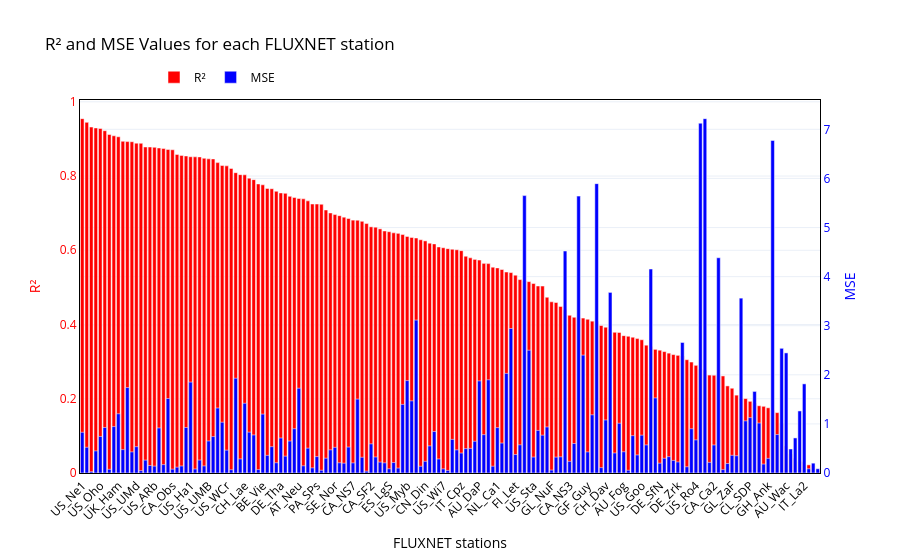

The notebook cell saved with this chart:
### Code cell
import plotly.graph_objects as go

def plot_r2_mse_histogram(results, r2_color='red', mse_color='blue'):
    """
    Plots a histogram of R² and MSE values in descending order for each station.

    Parameters:
    results (dict): A dictionary where keys are station names and values are dictionaries
                    containing evaluation metrics including 'r2' and 'mse'.
                    Example: {'Station1': {'mse': 0.1, 'r2': 0.9}, 'Station2': {'mse': 0.2, 'r2': 0.85}, ...}
    """
    # Extract station names and corresponding R² and MSE values
    stations = list(results.keys())
    r2_values = [results[station]['r2'] for station in stations]
    mse_values = [results[station]['mse'] for station in stations]

    # Sort the stations, R² values, and MSE values in descending order of R² values
    sorted_stations_r2_mse = sorted(zip(stations, r2_values, mse_values), key=lambda x: x[1], reverse=True)
    sorted_stations, sorted_r2_values, sorted_mse_values = zip(*sorted_stations_r2_mse)

    # Create the plot
    fig = go.Figure()

    # Add a bar plot for R² values
    fig.add_trace(go.Bar(
        x=sorted_stations,
        y=sorted_r2_values,
        name='R²',
        marker=dict(color=r2_color),
        yaxis='y1'
    ))

    # Add a bar plot for MSE values
    fig.add_trace(go.Bar(
        x=sorted_stations,
        y=sorted_mse_values,
        name='MSE',
        marker=dict(color=mse_color),
        yaxis='y2'
    ))

    # Customize the layout
    fig.update_layout(
        title=dict(
            text='R² and MSE Values for each FLUXNET station',
            font=dict(color='black')
        ),
        xaxis=dict(
            title=dict(
                text='FLUXNET stations',
                font=dict(color='black')
            ),
            tickfont=dict(color='black'),
            linecolor='black',
            mirror=True
        ),
        yaxis=dict(
            title='R²',
            titlefont=dict(color=r2_color),
            tickfont=dict(color=r2_color),
            linecolor='black',
            mirror=True
        ),
        yaxis2=dict(
            title='MSE',
            titlefont=dict(color=mse_color),
            tickfont=dict(color=mse_color),
            overlaying='y',
            side='right',
            linecolor='black',
            mirror=True
        ),
        xaxis_tickangle=-45,
        template='plotly_white',
        legend=dict(
            x=0.1, y=1.1, orientation='h',
            font=dict(color='black')
        )
    )

    # Show the plot
    fig.show()

# Example usage


plot_r2_mse_histogram(results)

### Figure 1 — Plotly figure (JSON) as saved in the notebook; plotly's stock layout.template omitted (floating-point values rounded to 4 significant figures; data arrays with more than 128 entries replaced by an {"elided": "..."} marker saying what was removed)
{"data": [{"marker": {"color": "red"}, "name": "R²", "type": "bar", "x": {"elided": "164 str values"}, "y": {"elided": "164 float values"}, "yaxis": "y"}, {"marker": {"color": "blue"}, "name": "MSE", "type": "bar", "x": {"elided": "164 str values"}, "y": {"elided": "164 float values"}, "yaxis": "y2"}], "layout": {"legend": {"font": {"color": "black"}, "orientation": "h", "x": 0.1, "y": 1.1}, "title": {"font": {"color": "black"}, "text": "R² and MSE Values for each FLUXNET station"}, "xaxis": {"linecolor": "black", "mirror": true, "tickangle": -45, "tickfont": {"color": "black"}, "title": {"font": {"color": "black"}, "text": "FLUXNET stations"}}, "yaxis": {"linecolor": "black", "mirror": true, "tickfont": {"color": "red"}, "title": {"font": {"color": "red"}, "text": "R²"}}, "yaxis2": {"linecolor": "black", "mirror": true, "overlaying": "y", "side": "right", "tickfont": {"color": "blue"}, "title": {"font": {"color": "blue"}, "text": "MSE"}}}}
